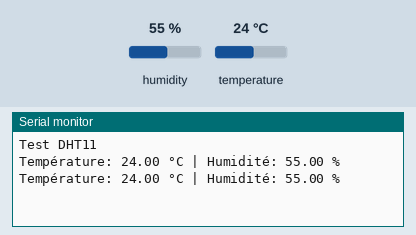
Simulated run of this sketch. Board: Arduino Uno, built with avr-gcc and run on an emulated ATmega328P. On the bench: the last lines printed to the serial monitor. The test bench sets the inputs (shaded band); at power-on: humidity 55 %, temperature 24 °C.

Above: at 2.8 s.
2.9 s: humidity set to 22 %
At 4.5 s:
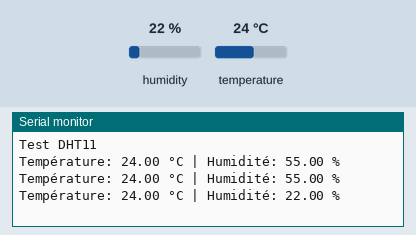
5.6 s: temperature set to 12 °C
At 6.9 s:
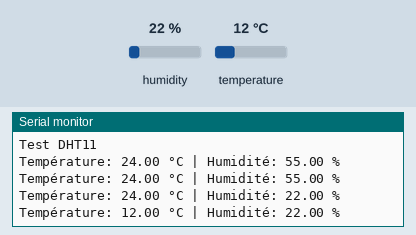
8.3 s: humidity set to 40 %
At 10.6 s:
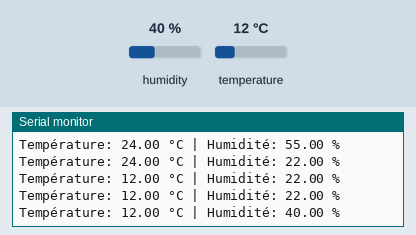
Timing chart, 0 to 12.1 s (numbered marks = the images above; inputs shaded):
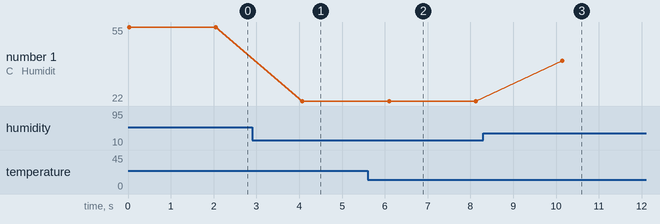

The sketch:

01-dht11-serial.ino
```cpp
// Source: TP4, section 6.1 (DHT11 on Serial Monitor) - ISET Mahdia
#include <DHT.h>

#define DHTPIN 2
#define DHTTYPE DHT11

DHT dht(DHTPIN, DHTTYPE);

void setup() {
  Serial.begin(9600);
  dht.begin();
  Serial.println("Test DHT11");
}

void loop() {
  float h = dht.readHumidity();
  float t = dht.readTemperature();

  if (isnan(h) || isnan(t)) {
    Serial.println("Erreur lecture DHT11 !");
    return;
  }

  Serial.print("Température: ");
  Serial.print(t);
  Serial.print(" °C | Humidité: ");
  Serial.print(h);
  Serial.println(" %");
  delay(2000);
}
```

Measured:
- after the input at 2.9 s, the serial monitor: prints a new line after 1.2 s (image 1)
- after the input at 5.6 s, the serial monitor: prints a new line after 0.50 s (image 2)
- after the input at 8.3 s, the serial monitor: prints a new line after 1.8 s (image 3)
- plotted number 1: 55 → 22 after the input at 2.9 s, 22 → 40 after the input at 8.3 s
